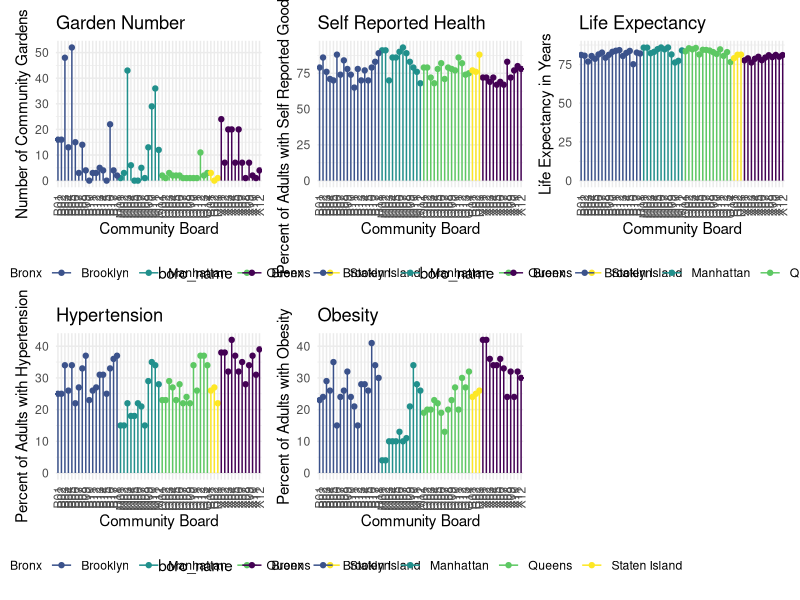

Generate this figure with R:
## ---- chunk 1
library(tidyverse)
library(patchwork)
#Set global theme for plots
theme_set(theme_minimal() + 
            theme(legend.position = "bottom", 
                  axis.text.x = element_text(angle = 90, vjust = 0.5, hjust = 1)))
#Set options for all plots
options(
  ggplot2.continuous.colour = "viridis",
  ggplot2.continuous.fill = "viridis"
)
scale_colour_discrete = scale_colour_viridis_d
scale_fill_discrete = scale_fill_viridis_d
## ---- chunk 2
health_data <-
  read_csv("./data/final_df.csv") %>% 
  select(community_board, garden_name, obesity, hypertension, life_expectancy, self_rep_health) %>% 
  mutate(duplicate = community_board) %>% 
  separate(duplicate, c("boro", NA), sep = 1)

num_gardens <-
  health_data %>% 
  drop_na(garden_name) %>% 
  group_by(community_board) %>% 
  summarize(garden_num = n())

unique_comboard <-
  health_data %>% 
  distinct(community_board, .keep_all = TRUE)

health_data_final <-
  left_join(unique_comboard, num_gardens, by = "community_board") %>% 
  select(-garden_name) %>% 
  replace_na(list(community_board = 0, obesity = 0, hypertension = 0, life_expectancy = 0, self_rep_health = 0, boro = 0, garden_num = 0)) %>% 
  mutate(
    boro_name = case_when(
      boro == "M" ~ "Manhattan",
      boro == "X" ~ "Bronx",
      boro == "B" ~ "Brooklyn",
      boro == "Q" ~ "Queens",
      boro == "R" ~ "Staten Island"
    ))
  
## ---- chunk 3

## ---- chunk 4

## ---- chunk 5
obesity_graph <-
  health_data_final %>% 
  ggplot(aes(x = community_board, y = obesity, color = boro_name)) +
  geom_point() + 
  geom_segment( aes(x = community_board, xend = community_board, y = 0, yend = obesity)) +
  labs(
    title = "Obesity",
    x = "Community Board",
    y = "Percent of Adults with Obesity"
  )

life_expect_graph <-
  health_data_final %>% 
  ggplot(aes(x = community_board, y = life_expectancy, color = boro_name)) +
  geom_point() + 
  geom_segment( aes(x = community_board, xend = community_board, y = 0, yend = life_expectancy)) +
  labs(
    title = "Life Expectancy",
    x = "Community Board",
    y = "Life Expectancy in Years"
  )

htn_graph <-
  health_data_final %>% 
  ggplot(aes(x = community_board, y = hypertension, color = boro_name)) +
  geom_point() + 
  geom_segment( aes(x = community_board, xend = community_board, y = 0, yend = hypertension)) +
  labs(
    title = "Hypertension",
    x = "Community Board",
    y = "Percent of Adults with Hypertension"
  )

self_rep_graph <-
  health_data_final %>% 
  ggplot(aes(x = community_board, y = self_rep_health, color = boro_name)) +
  geom_point() + 
  geom_segment( aes(x = community_board, xend = community_board, y = 0, yend = self_rep_health)) +
  labs(
    title = "Self Reported Health",
    x = "Community Board",
    y = "Percent of Adults with Self Reported Good Health"
  )

garden_graph <-
  health_data_final %>% 
  ggplot(aes(x = community_board, y = garden_num, color = boro_name)) +
  geom_point() + 
  geom_segment( aes(x = community_board, xend = community_board, y = 0, yend = garden_num)) +
  labs(
    title = "Garden Number",
    x = "Community Board",
    y = "Number of Community Gardens"
  )

(garden_graph + self_rep_graph + life_expect_graph + htn_graph + obesity_graph)
